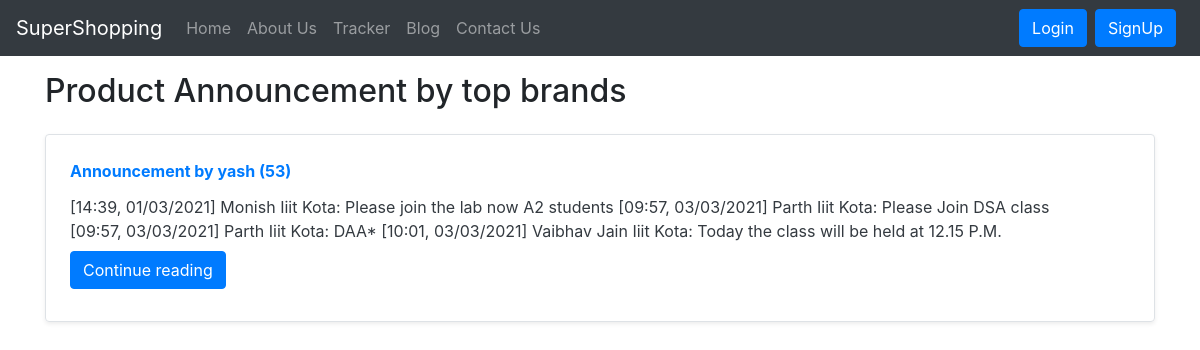
Screenshot of /blog/ with the database file from the repository.
### blog/models.py (models this page shows, shortened)
class Post(models.Model):
    sno=models.AutoField(primary_key=True)
    title=models.CharField(max_length=255)
    author = models.CharField(max_length=14)
    slug = models.CharField(max_length=130)
    views = models.IntegerField(default=0)
    timeStamp = models.DateTimeField(blank=True)
    content = models.TextField()
    thumbnail = models.ImageField(upload_to='shop/images', default="")

### blog/views.py (the view)
# urls.py: path('', views.blogHome, name="bloghome"),
def blogHome(request):
    allPosts = Post.objects.all()
    context = {'allPosts': allPosts}
    return render(request, "blog/blogHome.html", context)

### blog/templates/blog/blogHome.html (shortened to what this page needs)
{% extends 'blog/basic.html' %}
{% block body %}
<div class="container my-3">
    <h2>Product Announcement by top brands</h2>
    {% for post in allPosts  %}
    <div class="row no-gutters border rounded overflow-hidden flex-md-row mb-4 shadow-sm h-md-250 my-4 position-relative">
        <div class="col p-4 d-flex flex-column position-static">
             <strong class="d-inline-block mb-2 text-primary">Announcement  by {{post.author}} ({{post.views}})</strong>
            <h3 class="mb-0"><a class="text-dark" href="/blog/{{post.slug}}"{{post.title}} </a> </h3>
            <p class="card-text mb-auto">{{post.content|safe| truncatechars:500}}</p>
            <div class="my-2">
            	<a href="/blog/{{post.slug}}" role="button" class="btn btn-primary">Continue reading</a>
            </div>
        </div>
        <div class="col-auto d-none d-lg-block">
        </div>
        {% endfor %}
    </div>
 {% endblock %}

### rows the page displays
Post: author "yash", views "53", content "[14:39, 01/03/2021] Monish Iiit Kota: Please join the lab now A2 students [09:57, 03/03/2021] Parth Iiit Kota: Please Join DSA class [09:57, 03/03/2021] Parth Iiit Kota: DAA* [10:01, 03/03/2021] Vaibhav Jain Iiit Kota: Today the class will be held at 12.15 P.M."
